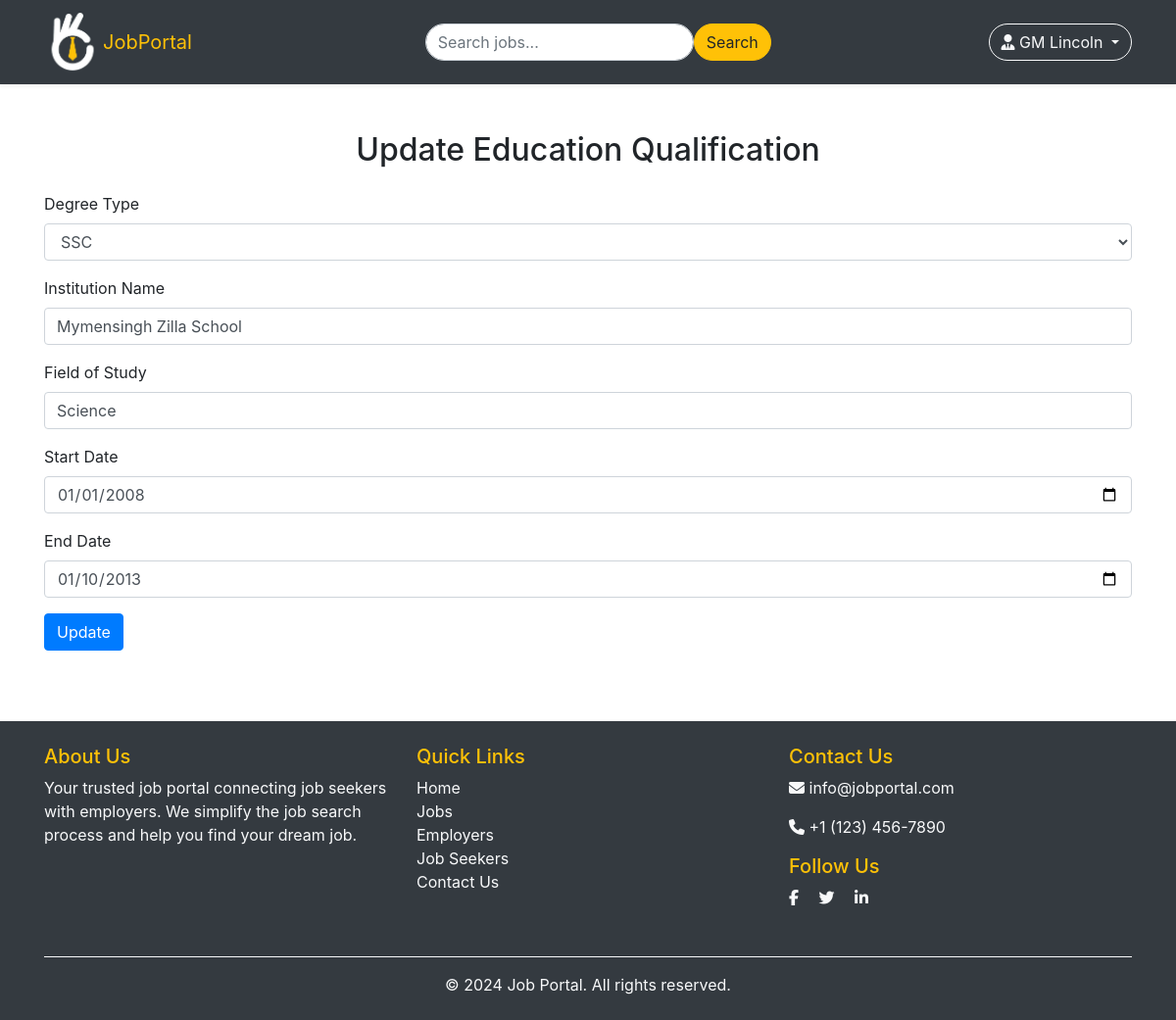
The page /updateEducation/13 (signed in) on the database its author committed.
### myApp/models.py (models this page shows, shortened)
class Custom_User(AbstractUser):
    USER = [
        ('seeker', 'Job Seeker'),
        ('recruiter', 'Recruiter')
    ]
    user_type = models.CharField(choices=USER, max_length=40, null=True)

class Education_Model(models.Model):
    user = models.ForeignKey(Custom_User, null=True, on_delete=models.CASCADE)
    institute_name = models.CharField(max_length=200, null=True)
    degree_name = models.CharField(max_length=100, null=True)
    field_of_study = models.CharField(max_length=200, null=True)
    start_date = models.DateField(max_length=30, null=True)
    end_date = models.DateField(max_length=30, null=True)
    class Meta:
        unique_together = ('user','institute_name','degree_name')

### myProject/views.py (the view, shortened to what this page needs)
# urls.py: path('updateEducation/<int:edu_id>', updateEducation, name='updateEducation'),
@login_required
def updateEducation(req, edu_id):
    if req.user.user_type == 'seeker':
        edu_info = get_object_or_404(Education_Model, id = edu_id)
    context = {
        'education_info': edu_info,
    }
    return render(req, 'job_seeker/update-education.html', context)

### templates/job_seeker/update-education.html (shortened to what this page needs)
{% extends 'common/base.html' %}
{% block body %}
<div class="container mt-5">
    <h2 class="text-center mb-4">Update Education Qualification</h2>
    <form method="POST">
        <div class="form-group">
            <label for="degree">Degree Type</label>
            <select class="form-control" id="degree" name="degree_type" required>
                {% if education_info.degree_name == 'ssc' or education_info.degree_name == 'hsc' %}
                <option value="{{education_info.degree_name}}" selected>{{education_info.degree_name|upper}}</option>
                {% elif education_info.degree_name == 'bachelor' or education_info.degree_name == 'master' %}
                <option value="{{education_info.degree_name}}" selected>{{education_info.degree_name|capfirst}}'s Degree
                </option>
                {% else %}
                <option value="{{education_info.degree_name}}" selected>{{education_info.degree_name|capfirst}}</option>
                {% endif %}
            </select>
        </div>
        <div class="form-group">
            <label for="institution">Institution Name</label>
            <input type="text" class="form-control" id="institution_text" name="institution_text"
                placeholder="Enter institution name" value="{{education_info.institute_name}}" required>
        </div>
        <div class="form-group">
            <label for="field_of_study">Field of Study</label>
            <input type="text" class="form-control" id="field_of_study_text" name="field_of_study_text"
                placeholder="Enter your field of study" value="{{education_info.field_of_study}}" required>
        </div>
        <div class="form-group">
            <label for="start_date">Start Date</label>
            <input type="date" class="form-control" id="start_date" name="start_date"
                value="{{education_info.start_date|date:'Y-m-d'}}" required>
        </div>
        <div class="form-group">
            <label for="end_date">End Date</label>
            <input type="date" class="form-control" id="end_date" name="end_date"
                value="{{education_info.end_date|date:'Y-m-d'}}" required>
        </div>
        <button type="submit" class="btn btn-primary mb-4">Update</button>
    </form>
</div>
{% endblock body %}

### templates/includes/navbar.html (shortened to what this page needs)
{% load static %}
<nav class="navbar navbar-expand-lg navbar-dark bg-dark shadow-sm">
    <div class="container">
        <a class="navbar-brand fix-logo" href="{% url 'homePage' %}">
            <img src="{% static 'img/logo.png' %}" alt="JobPortal" width="60" height="60"
                class="d-inline-block align-text-top">
            <span class="text-warning">JobPortal</span>
        </a>
        <div class="collapse navbar-collapse" id="navbarNav">
            <ul class="navbar-nav mx-auto">
                <li class="nav-item">
                    <form class="d-flex">
                        <input class="form-control me-2 rounded-pill" type="search" placeholder="Search jobs..."
                            aria-label="Search">
                        <button class="btn btn-warning rounded-pill" type="submit">Search</button>
                    </form>
                </li>
            </ul>
            {% if user.is_authenticated %}
            <div class="dropdown">
                <button class="btn btn-outline-light dropdown-toggle rounded-pill" type="button" id="dropdownMenuButton"
                    data-bs-toggle="dropdown" aria-expanded="false">
                    <i class="fa-solid fa-user-tie"></i> {{ user.get_full_name }}
                </button>
            </div>
            {% else %}
            <div class="d-flex">
                <a class="btn btn-warning rounded-pill me-2 mr-2" href="{% url 'loginPage' %}">Login</a>
                <a class="btn btn-warning rounded-pill" href="{% url 'registerPage' %}"> Sign Up</a>
            </div>
            {% endif %}
        </div>
    </div>
</nav>

### static/css/style.css (style rules this page uses)
.fix-logo { display: flex; justify-content: center; align-items: center; }

### rows shown on the page
Custom_User: get_full_name "GM Lincoln"
Education_Model: degree_type "SSC", institution_text "Mymensingh Zilla School", field_of_study_text "Science", start_date "01/01/2008", end_date "01/10/2013"
